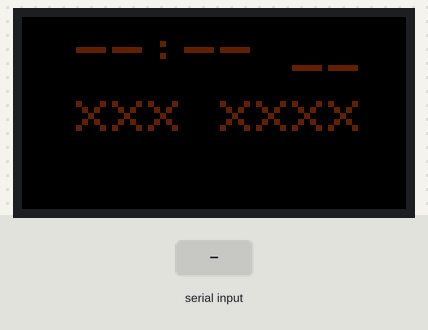
A sketch run on a simulated Arduino Uno, built with avr-gcc and run on an emulated ATmega328P. Shown: 64×32 colour display. The inputs (shaded band) are chosen by the test bench.

Above: at 1.2 s.
1.3 s: "t" received over Serial
4.3 s: "d" received over Serial
At 5.5 s:
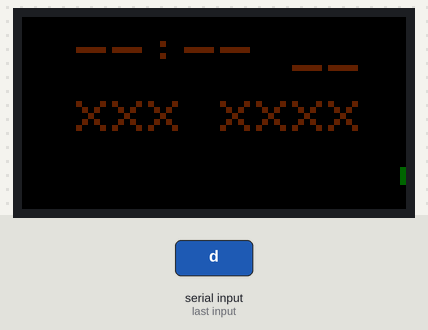
At 6.11 s:
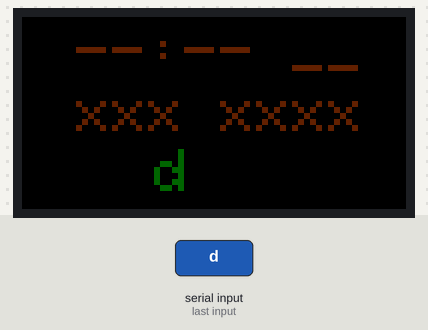
Timing chart, 0 to 7.6 s (numbered marks = the images above; inputs shaded):
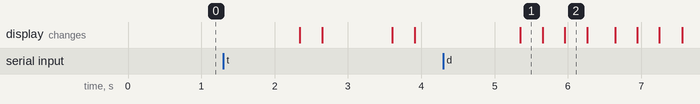

The sketch:

rgb_panel.ino
```cpp
// testshapes demo for RGBmatrixPanel library.
// Demonstrates the drawing abilities of the RGBmatrixPanel library.
// For 32x64 RGB LED matrix.

// NOTE THIS CAN ONLY BE USED ON A MEGA! NOT ENOUGH RAM ON UNO!

#include <arduino.h>
#include <Adafruit_GFX.h>   // Core graphics library
#include <RGBmatrixPanel.h> // Hardware-specific library

#define OE   9
#define LAT 10
#define CLK 11
#define A   A0
#define B   A1
#define C   A2
#define D   A3

RGBmatrixPanel matrix(A, B, C, D, CLK, LAT, OE, false, 64);


void setup() {
    matrix.begin();
    matrix.setTextSize(1);

    Serial.begin(9600);
}

String s = "";
int cpos = 0;
String displayTime = "";
String newTime = "--:-- __";
String displayDate = "";
String newDate = "xxx xxxx";
unsigned long minuteStart = millis();

void loop() {
    // Manage the clock
    if (millis() - minuteStart > 60000) {
        minuteStart = millis();
        Serial.write("tick");
        //TODO
    }

    // Handle inputs
    if (Serial.available() > 0) {
        String newString = Serial.readString();
        if (newString.charAt(0) == '^') {
            if (newString.charAt(1) == 't') {
                newTime.remove(0);
                newTime.concat(newString.substring(2, 10));
                minuteStart = millis();
            } else if (newString.charAt(1) == 'd') {
                newDate.remove(0);
                newDate.concat(newString.substring(2, 10));
            }
        }
        else  {
            s.remove(0);
            s.concat("           ");
            s.concat(newString);
            cpos = 0;
        }

    } else {

        // Update time
        if (!displayTime.equals(newTime)) {
            matrix.setTextColor(matrix.Color333(0, 0, 0));
            matrix.setCursor(9, 2);
            matrix.print(displayTime);

            displayTime.remove(0);
            displayTime.concat(newTime);

            matrix.setTextColor(matrix.Color333(3, 1, 0));
            matrix.setCursor(9, 2);
            matrix.print(displayTime);
        }

        // Update date
        if (!displayDate.equals(newDate)) {
            matrix.setTextColor(matrix.Color333(0, 0, 0));
            matrix.setCursor(9, 12);
            matrix.print(displayDate);

            displayDate.remove(0);
            displayDate.concat(newDate);

            matrix.setTextColor(matrix.Color333(3, 1, 0));
            matrix.setCursor(9, 12);
            matrix.print(displayDate);
        }

        // Handle the scroll
        if (cpos < -s.length() * 8) {
            cpos = 0;
        }
        matrix.setTextWrap(false);
        matrix.setTextColor(matrix.Color333(0, 3, 0));
        matrix.setCursor(cpos, 22);
        matrix.print(s);
        delay(10);
        matrix.setTextColor(matrix.Color333(0, 0, 0));
        matrix.setCursor(cpos, 22);
        matrix.print(s);
        cpos = cpos - 1;
    }
}
```

Measured:
- after the input at 4.3 s, the display: changes after 1.1 s (image 1)
